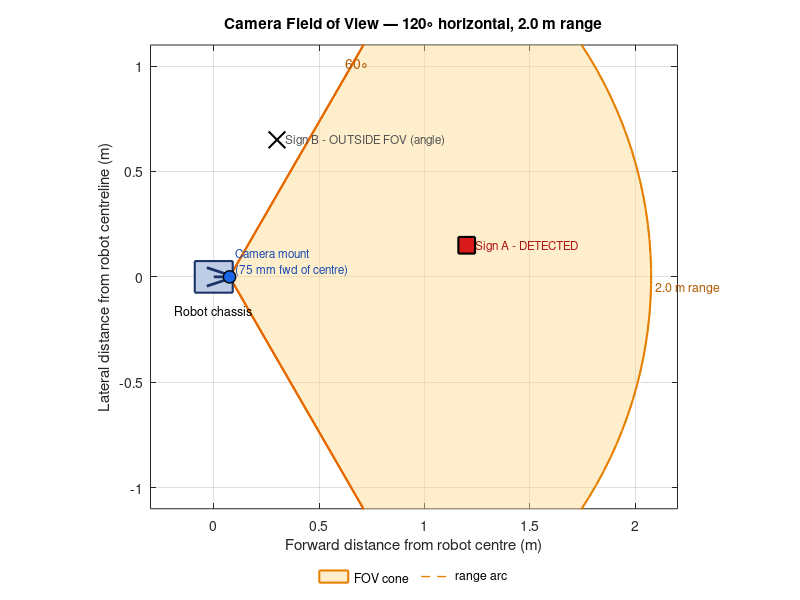

The MATLAB script that drew this image:
function fov_diagram()
% fov_diagram  Top-down camera field-of-view diagram for the engineering
%   journal / GitHub documentation (Criterion 2: sensor placement
%   justified using field geometry).
%
%   Shows: the robot footprint, the camera mounting point, the FOV cone
%   (half-angle = CAMERA_H_FOV/2, matches render_frame.m / config.m),
%   the detection range, and worked examples of a pillar INSIDE vs
%   OUTSIDE the cone at a realistic corridor distance.
%
%   Values marked [MEASURE] are placeholders — replace with the camera's
%   actual datasheet FOV and its measured mounting offset on the chassis.

% ── Robot + camera geometry ────────────────────────────────────────────────
robot_L   = 0.180;     % m, chassis length
robot_W   = 0.150;     % m, chassis width
cam_off_x = 0.075;     % m, [MEASURE] camera forward of the robot's centre
cam_off_y = 0.0;       % m, [MEASURE] camera lateral offset (0 = centreline)
cam_h_fov = 120.0;     % deg, [MEASURE] horizontal FOV — matches CFG.CAMERA_H_FOV in config.m
range_m   = 2.0;       % m, detection range used in render_frame.m (range_px = 2.0/scale)

half_fov = deg2rad(cam_h_fov/2);
cam_x = cam_off_x;  cam_y = cam_off_y;     % camera position, robot frame (+x = forward)

% ── Example pillars (robot-frame coordinates, metres) ─────────────────────
% One clearly inside the cone, one clearly outside, at a realistic
% straight-section spacing (WRO signs sit ~0.4-1.0 m apart laterally).
pillars = struct( ...
    'x',     {1.20,        0.30}, ...
    'y',     {0.15,        0.65}, ...
    'color', {[0.85 0.1 0.1], [0.5 0.5 0.5]}, ...
    'label', {'Sign A - DETECTED', 'Sign B - OUTSIDE FOV (angle)'});

% ── Figure ──────────────────────────────────────────────────────────────
fig = figure('Color','w','Position',[80 80 1000 850]);
try, fig.Theme = 'light'; catch, end
ax = axes(fig); hold(ax,'on'); axis(ax,'equal'); grid(ax,'on'); box(ax,'on');
xlim(ax,[-0.3 2.2]); ylim(ax,[-1.1 1.1]);
xlabel(ax,'Forward distance from robot centre (m)');
ylabel(ax,'Lateral distance from robot centreline (m)');
title(ax, sprintf('Camera Field of View — %.0f\\circ horizontal, %.1f m range', cam_h_fov, range_m));

% FOV cone (filled wedge)
theta = linspace(-half_fov, half_fov, 60);
fx = cam_x + range_m*cos(theta);
fy = cam_y + range_m*sin(theta);
fill(ax, [cam_x, fx, cam_x], [cam_y, fy, cam_y], [1 0.85 0.55], ...
     'FaceAlpha',0.45, 'EdgeColor',[0.9 0.5 0], 'LineWidth',1.5);

% Range arc + boundary rays, labelled
plot(ax, cam_x + range_m*cos(theta), cam_y + range_m*sin(theta), '--', ...
     'Color',[0.9 0.5 0], 'LineWidth',1);
for s = [-1 1]
    plot(ax, [cam_x, cam_x+range_m*cos(s*half_fov)], ...
             [cam_y, cam_y+range_m*sin(s*half_fov)], ...
             '-', 'Color',[0.9 0.4 0], 'LineWidth',1.5);
end
text(ax, cam_x+range_m*cos(half_fov)*0.55, cam_y+range_m*sin(half_fov)*0.55+0.06, ...
     sprintf('%.0f\\circ', cam_h_fov/2), 'FontSize',10, 'Color',[0.7 0.35 0]);
text(ax, cam_x+range_m*1.01, cam_y-0.05, sprintf('%.1f m range', range_m), ...
     'FontSize',9, 'Color',[0.7 0.35 0]);

% Robot chassis (rectangle centred at origin, +x = forward)
rx = [-robot_L/2 robot_L/2 robot_L/2 -robot_L/2 -robot_L/2];
ry = [-robot_W/2 -robot_W/2 robot_W/2 robot_W/2 -robot_W/2];
fill(ax, rx, ry, [0.75 0.8 0.9], 'EdgeColor',[0.1 0.2 0.4], 'LineWidth',1.5);
quiver(ax, 0, 0, robot_L*0.55, 0, 0, 'Color',[0.1 0.2 0.4], 'LineWidth',2, ...
       'MaxHeadSize',0.8);
text(ax, 0, -robot_W/2-0.08, 'Robot chassis', 'HorizontalAlignment','center', 'FontSize',9);

% Camera mount marker
plot(ax, cam_x, cam_y, 'o', 'MarkerSize',9, 'MarkerFaceColor',[0.1 0.4 0.9], ...
     'MarkerEdgeColor','k', 'LineWidth',1);
text(ax, cam_x+0.03, cam_y+0.07, sprintf('Camera mount\n(%.0f mm fwd of centre)', cam_off_x*1000), ...
     'FontSize',8.5, 'Color',[0.1 0.3 0.7]);

% Pillars: show which are inside/outside the cone
for k = 1:numel(pillars)
    px = pillars(k).x; py = pillars(k).y;
    ang = atan2(py-cam_y, px-cam_x);
    dist = sqrt((px-cam_x)^2 + (py-cam_y)^2);
    inside = abs(ang) <= half_fov && dist <= range_m;
    if inside, mk = 's'; mfc = [0.85 0.1 0.1]; else, mk = 'x'; mfc = [0.4 0.4 0.4]; end
    plot(ax, px, py, mk, 'MarkerSize',12, 'MarkerFaceColor',mfc, ...
         'MarkerEdgeColor','k', 'LineWidth',1.5);
    text(ax, px+0.04, py, pillars(k).label, 'FontSize',8.5, 'Color',mfc*0.8);
end

legend(ax, {'FOV cone','range arc'}, 'Location','southoutside', 'Orientation','horizontal', ...
       'Box','off');

% ── Save ────────────────────────────────────────────────────────────────
here = fileparts(mfilename('fullpath'));
res  = fullfile(here,'results');
if ~exist(res,'dir'), mkdir(res); end
png = fullfile(res, 'fov_diagram.png');
saveas(fig, png);
fprintf('Saved: %s\n', png);
fprintf('NOTE: cam_off_x, cam_off_y and cam_h_fov are marked [MEASURE] in this\n');
fprintf('      file — replace with your camera''s real mount offset and datasheet FOV.\n');
end
